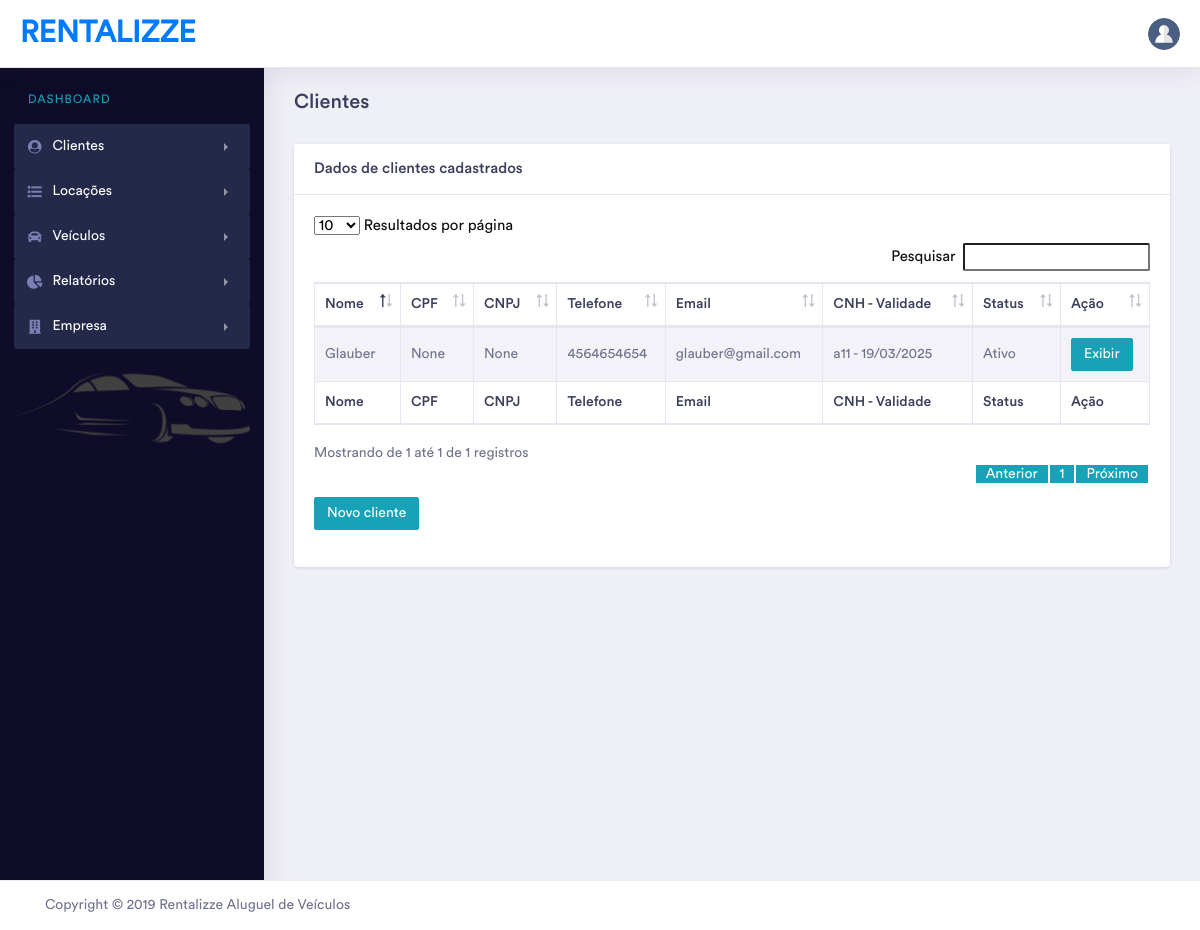
/listar_clientes/ (signed in), run on an earlier commit of the app's database.
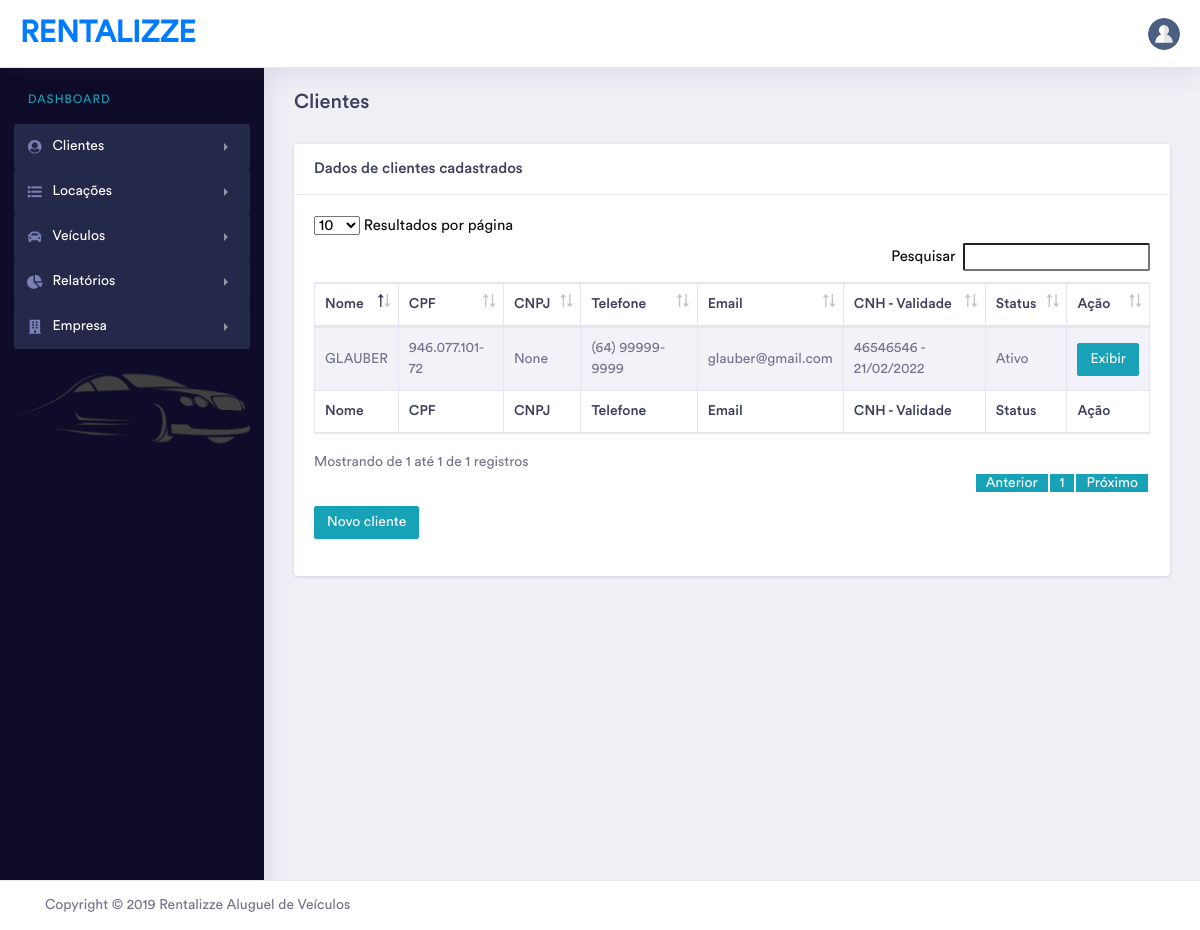
And on a later commit of the database.
### sistema/models.py (models this page shows, shortened)
class Cliente(models.Model):
    STATUS_CHOICES = (('Ativo', 'Ativo'), ('Inativo', 'Inativo'))
    nome_cliente = models.CharField(max_length=200)
    cpf_cliente = models.CharField(max_length=14, unique=True, null=True, blank=True)
    telefone_cliente = models.CharField(max_length=20)
    email_cliente = models.CharField(max_length=120)
    rg_cliente = models.CharField(max_length=50)
    cnpj_cliente = models.CharField(max_length=50, unique=True, blank=True, null=True)
    cnh_cliente = models.CharField(max_length=100)
    validade_cnh = models.DateField(max_length=50)
    criado_em = models.DateTimeField(auto_now=True)
    rua = models.CharField(max_length=200)
    numero = models.IntegerField()
    complemento = models.CharField(max_length=200, default='SEM', blank=True)
    cep = models.CharField(max_length=10)
    bairro = models.CharField(max_length=200)
    estado = models.CharField(max_length=2)
    cidade = models.CharField(max_length=200)
    modificado_em = models.DateTimeField(auto_now_add=True)
    status = models.CharField(max_length=7, choices=STATUS_CHOICES)

### sistema/views.py (the view)
# urls.py: path('listar_clientes/', views.listar_clientes, name='listar_clientes'),
@login_required
def listar_clientes(request):
    dados = Cliente.objects.all().order_by('-criado_em')
    return render(request, 'sistema/listar_clientes.html', {'dados':dados})

### templates/sistema/listar_clientes.html (shortened to what this page needs)
{% extends 'sistema/base.html' %}
{% load tags %}
{% block conteudo_janela %}
    <div class="row">
        <div class="col-xl-12 col-lg-12 col-md-12 col-sm-12 col-12">
            <div class="page-header">
                <h3 class="mb-2">Clientes</h3>
            </div>
        </div>
    </div>
    <div class="row">
        <div class="col-xl-12 col-lg-12 col-md-12 col-sm-12 col-12">
            <div class="card">
                <div class="card-header">
                    <h5 class="mb-0">Dados de clientes cadastrados</h5>
                </div>
                <div class="card-body">
                    <div class="table-responsive">
                        {% if dados %}
                            <table id="dataTable" class="table table-striped table-bordered second" style="width:100%">
                                <thead>
                                <tr>
                                    <th>Nome</th>
                                    <th>CPF</th>
                                    <th>CNPJ</th>
                                    <th>Telefone</th>
                                    <th>Email</th>
                                    <th>CNH - Validade</th>
                                    <th>Status</th>
                                    <th>Ação</th>
                                </tr>
                                </thead>
                                <tbody>
                                {% for dado in dados %}
                                    <tr>
                                        <td>{{ dado.nome_cliente }}</td>
                                        <td>{{ dado.cpf_cliente }}</td>
                                        <td>{{ dado.cnpj_cliente }}</td>
                                        <td>{{ dado.telefone_cliente }}</td>
                                        <td>{{ dado.email_cliente }}</td>
                                        <td>{{ dado.cnh_cliente }} - {{ dado.validade_cnh | date:'d/m/Y' }}</td>
                                        <td>{{ dado.status }}</td>
                                        <td><a href="#" data-toggle="modal" data-target="#exibirModal{{ dado.id }}" class="btn btn-primary btn-sm">Exibir</a></td>
                                    </tr>
                                {% endfor %}
                                </tbody>
                                <tfoot>
                                <tr>
                                    <th>Nome</th>
                                    <th>CPF</th>
                                    <th>CNPJ</th>
                                    <th>Telefone</th>
                                    <th>Email</th>
                                    <th>CNH - Validade</th>
                                    <th>Status</th>
                                    <th>Ação</th>
                                </tr>
                                </tfoot>
                            </table>
                        {% else %}
                            <div class="text-center">
                                <h3 class="alert-danger btn">Sem dados de clientes</h3>
                            </div>
                        {% endif %}
                    </div>
                    <div class="form-group row text-left">
                        <div class="col col-sm-10 col-lg-9 offset-sm-1 offset-lg-0">
                            <a href="{% url 'cadastrar_cliente' %}" class="btn btn-space btn-primary btn-sm">Novo cliente</a>
                        </div>
                    </div>
                </div>
            </div>
        </div>
    </div>
{% endblock %}

### templates/sistema/base.html (shortened to what this page needs)
{% load static %}
<!doctype html>
<html lang="pt-br">
<head>
    <link rel="stylesheet" href="{% static 'assets/vendor/bootstrap/css/bootstrap.min.css'%}">
    <link rel="stylesheet" href="{% static 'assets/vendor/fonts/circular-std/style.css'%}" >
    <link rel="stylesheet" href="{% static 'assets/libs/css/style.css'%}">
    <link rel="stylesheet" href="{% static 'assets/vendor/fonts/fontawesome/css/fontawesome-all.css'%}">
    <link rel="stylesheet" href="{% static 'assets/vendor/inputmask/css/inputmask.css'%}" />
    <link rel="stylesheet" href="{% static 'assets/vendor/datatables/css/dataTables.bootstrap4.css'%}">
    <link rel='stylesheet' href="{% static 'assets/vendor/full-calendar/css/fullcalendar.css'%}" />
    <link rel='stylesheet' href="{% static 'assets/vendor/full-calendar/css/fullcalendar.print.css'%}" media='print' />
</head>
<body>
<div class="dashboard-main-wrapper">
    <div class="dashboard-header">
        <nav class="navbar navbar-expand-lg bg-white fixed-top">
            <a class="navbar-brand" href="{% url 'index' %}">Rentalizze</a>
            <div class="collapse navbar-collapse " id="navbarSupportedContent">
                <ul class="navbar-nav ml-auto navbar-right-top">
                    <li class="nav-item dropdown nav-user">
                        <a class="nav-link nav-user-img" href="#" id="navbarDropdownMenuLink2" data-toggle="dropdown" aria-haspopup="true" aria-expanded="false"><img src="{% static 'assets/images/avatar-1.jpg'%}" alt="" class="user-avatar-md rounded-circle"></a>
                    </li>
                </ul>
            </div>
        </nav>
    </div>
    <div class="nav-left-sidebar sidebar-dark">
        <div class="menu-list">
            <nav class="navbar navbar-expand-lg navbar-light">
                <div class="collapse navbar-collapse" id="navbarNav">
                    <ul class="navbar-nav flex-column">
                        <li class="nav-divider">
                            <a class="btn-link" href="{% url 'index' %}">Dashboard</a>
                        </li>
                        <li class="nav-item ">
                            <a class="nav-link active" href="#" data-toggle="collapse" aria-expanded="false" data-target="#submenu-1-1" aria-controls="submenu-1-1"><i class="fa fa-fw fa-user-circle"></i>Clientes </a>
                        </li>
                        <li class="nav-item ">
                            <a class="nav-link active" href="#" data-toggle="collapse" aria-expanded="false" data-target="#submenu-1-2" aria-controls="submenu-1-2"><i class="fa fa-fw fa-list"></i>Locações</a>
                        </li>
                        <li class="nav-item ">
                            <a class="nav-link active" href="#" data-toggle="collapse" aria-expanded="false" data-target="#submenu-1-3" aria-controls="submenu-1-3"><i class="fa fa-fw fa-car"></i>Veículos</a>
                        </li>
                        <li class="nav-item">
                            <a class="nav-link active" href="#" data-toggle="collapse" aria-expanded="false" data-target="#submenu-3" aria-controls="submenu-3"><i class="fas fa-fw fa-chart-pie"></i>Relatórios</a>
                        </li>
                        <li class="nav-item ">
                            <a class="nav-link active" href="#" data-toggle="collapse" aria-expanded="false" data-target="#submenu-2" aria-controls="submenu-2"><i class="fa fa-fw fa-building"></i>Empresa <span class="badge badge-success">6</span></a>
                        </li>
                        <li class="nav-item">
                            <img class="fixed-bottom" src="{% static 'assets/images/automo.png' %}" style="width: 100%;position: relative;filter: contrast(0.5);">
                        </li>
                    </ul>
                </div>
            </nav>
        </div>
    </div>
    <div class="dashboard-wrapper">
        <div class="container-fluid  dashboard-content">
            {% block conteudo_janela %}{% endblock %}
        </div>
        <div class="footer fixed-bottom">
            <div class="container-fluid">
                <div class="row">
                    <div class="col-xl-6 col-lg-6 col-md-6 col-sm-12 col-12">
                        Copyright © 2019 Rentalizze Aluguel de Veículos
                    </div>
                    <div class="col-xl-6 col-lg-6 col-md-6 col-sm-12 col-12">
                    </div>
                </div>
            </div>
        </div>
    </div>
</div>
</body>
</html>

What changed in the data, as far as the page shows it:
removed Cliente: nome_cliente "Glauber", cpf_cliente "None", cnpj_cliente "None", telefone_cliente "4564654654", email_cliente "glauber@gmail.com", cnh_cliente "a11", validade_cnh "19/03/2025", status "Ativo"
added Cliente: nome_cliente "GLAUBER", cpf_cliente "946.077.101-72", cnpj_cliente "None", telefone_cliente "(64) 99999-9999", email_cliente "glauber@gmail.com", cnh_cliente "46546546", validade_cnh "21/02/2022", status "Ativo"
